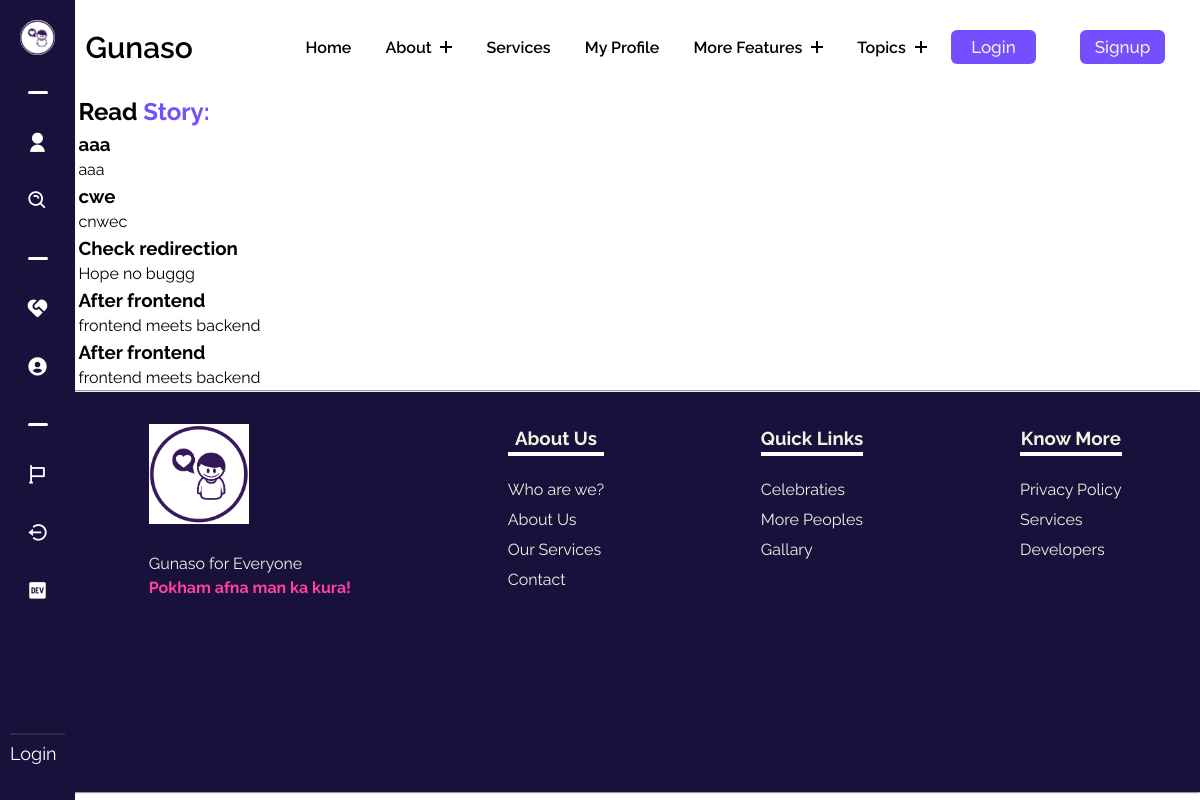
The page /read-story/ on the database its author committed.
### gunasoApp/models.py (models this page shows, shortened)
class Story(models.Model):
    sno = models.AutoField(primary_key=True)
    user = models.ForeignKey(User, on_delete=models.CASCADE)
    storySubject = models.CharField(max_length = 255)
    storyType = models.CharField(max_length = 50)
    storyContent = models.TextField(blank=True)

### gunasoApp/views.py (the view)
# urls.py: path('read-story/',views.readstory, name='readstory'),
def readstory(request):
    stories = Story.objects.all()[::-1]
    context = {"stories":stories}
    return render(request, 'readstory.html', context)

### templates/readstory.html (shortened to what this page needs)
{% extends 'base.html' %}
{% load static %}
    {% block base_style%}
    {{ block.super }}
    <link rel="stylesheet" href="{% static 'styles/readstory.css' %}">
    {% endblock base_style%}
    {% block content %}
    <div class="readstorymain">
        <h2>Read <span>Story:</span></h2>
        {% for item in stories %}
        <h3>{{item.storySubject}}</h3>
        <p>{{item.storyContent}}</p>
        {% endfor %}
    </div>
    {% endblock %}

### static/styles/base.css (style rules this page uses)
:root { --dark: #754ffe; --darkgreen: #379683; --bcolor: #5CDB95; --cooltexr: #4a4b65; --backupgreen: #8EE4AF; --para: #EDF5E1; --mainheading: #FFF; --hotish: #FF3FA4; --skyblue: #525FE1; --footer: #18113c; }
body { line-height: 1.5; font-family: "Raleway", sans-serif; font-weight: 400; background-color: var(--mainheading); }
* { margin: 0; padding: 0; box-sizing: border-box; }

### static/styles/readstory.css (style rules this page uses)
* { margin: 0; padding: 0; box-sizing: border-box; scroll-behavior: smooth }
:root { --dark: #754ffe; --darkgreen: #379683; --bcolor: #5CDB95; --cooltexr: #4a4b65; --backupgreen: #8EE4AF; --para: #EDF5E1; --mainheading: #FFF; --hotish: #FF3FA4; --skyblue: #525FE1; --footer: #18113c; }
.readstorymain { margin-left: 4.9rem; }
.readstorymain span { color: var(--dark); }

### rows shown on the page
Story: storySubject "aaa", storyContent "aaa"
Story: storySubject "cwe", storyContent "cnwec"
Story: storySubject "Check redirection", storyContent "Hope no buggg"
Story: storySubject "After frontend", storyContent "frontend meets backend"
Story: storySubject "After frontend", storyContent "frontend meets backend"
